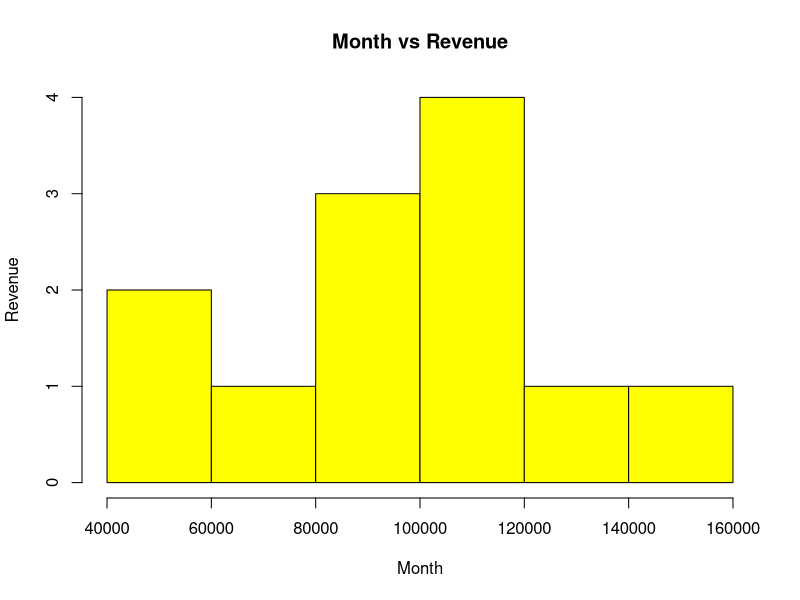
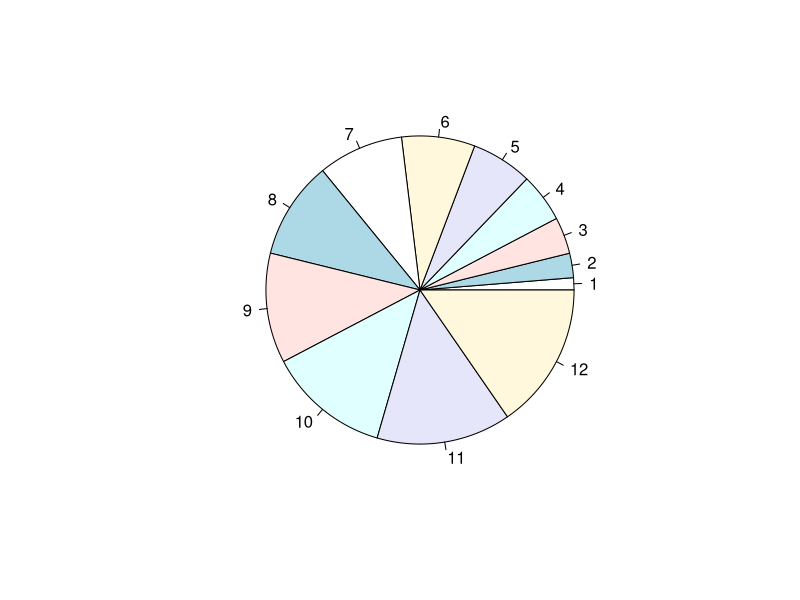

These figures' R source, in order:
#histogram
library(dplyr)

mydata<-read.csv('practice.csv')
mydata

hist(mydata$Revenue,
        xlab='Month',
        ylab='Revenue',
        col='yellow',
        main='Month vs Revenue')

pie(mydata$M)
